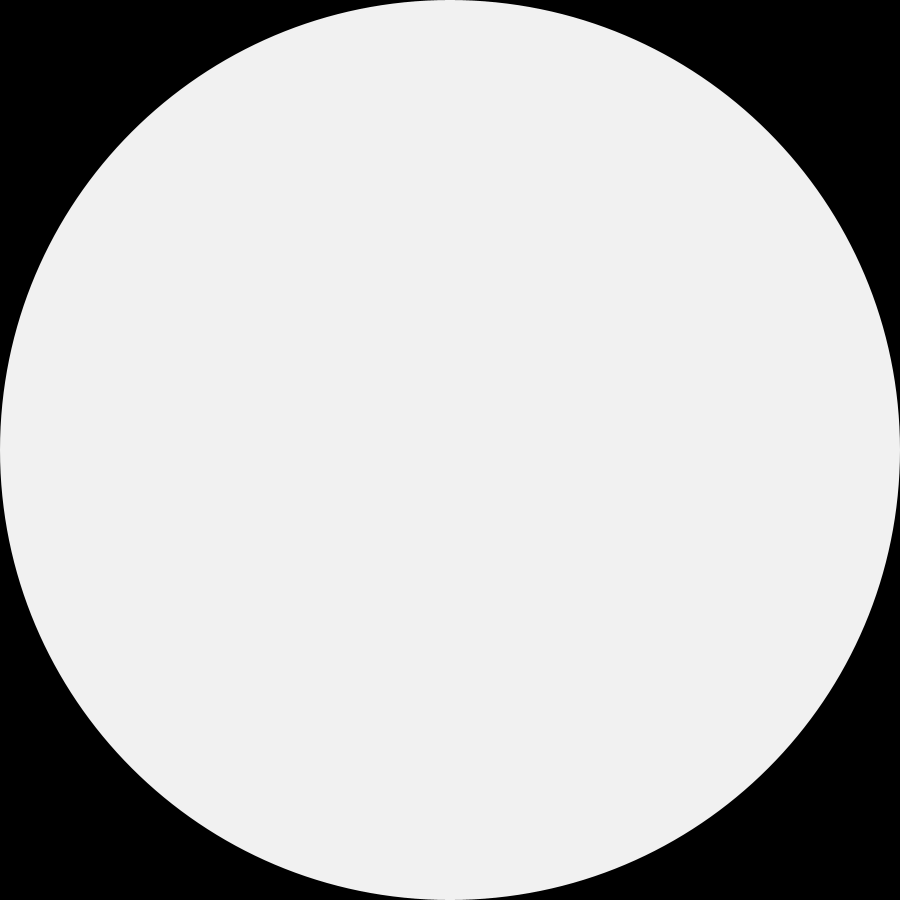
Frame 1 (no input)
Frame 60 (the mouse pressed at the canvas centre just before this capture): identical to frame 1, image omitted
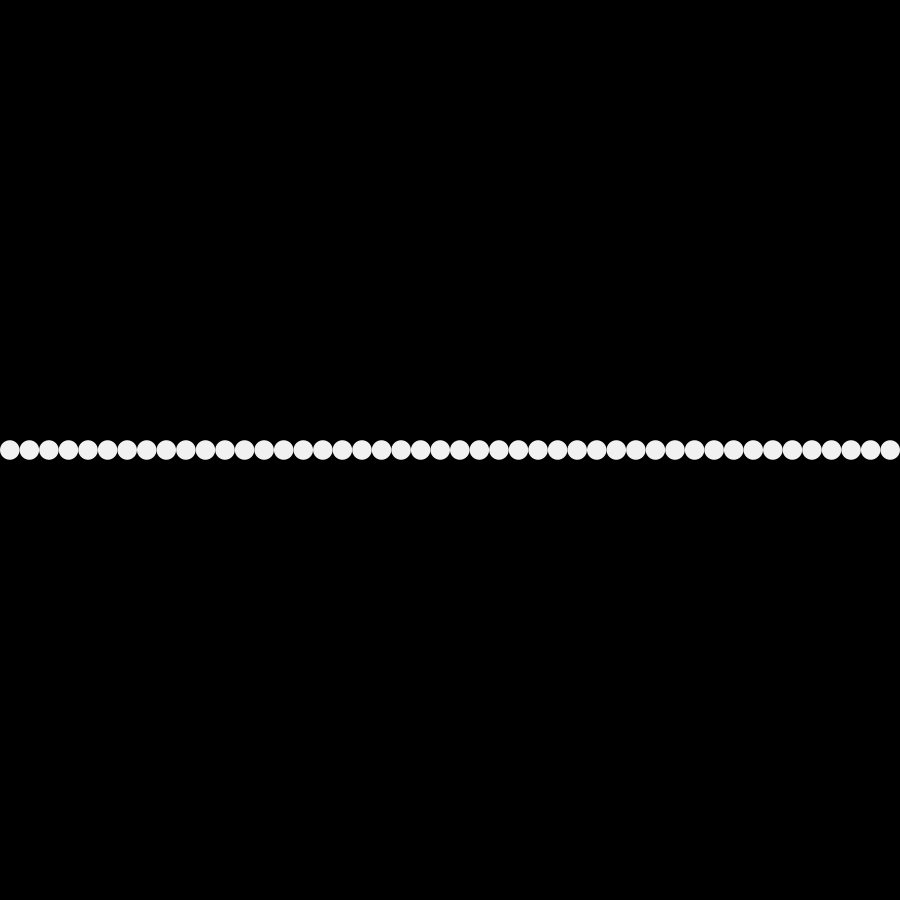
Frame 120 (the mouse held since frame 60 and released just before this capture)

The Processing sketch that drew these frames (run headless with seeded random() and noise(); from frame 60 on, the mouse is pressed at the canvas centre):

// Processing sketch: linear_distribution
// ── linear_distribution.pde
void setup() {
  size(900, 900);
}

void draw() {
  background(0);
  fill(#f1f1f1);
  noStroke();

  float amount = int(1+mouseX*0.1);
  float tileW = width/amount;

  translate(tileW/2, 0);

  for (int i = 0; i < amount; i++) {
    ellipse(i*tileW, height/2, tileW, tileW);
  }
}
